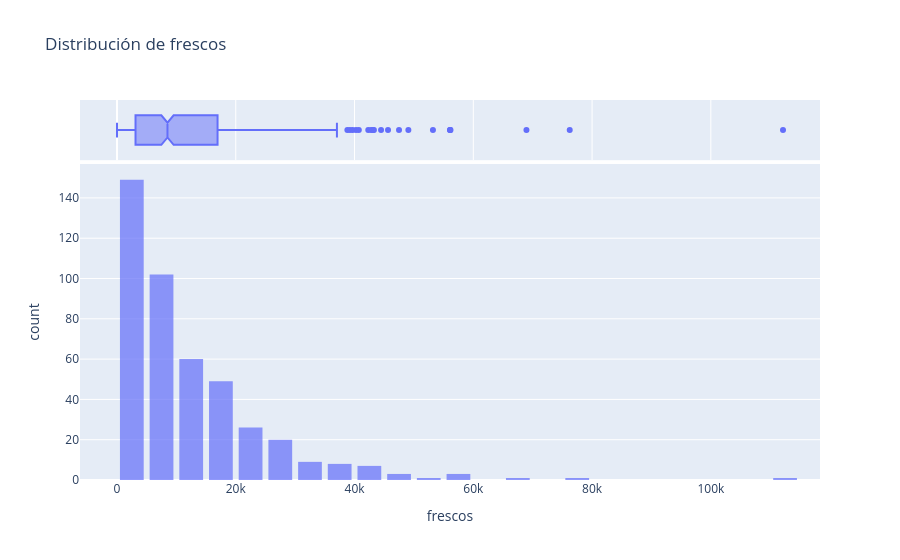
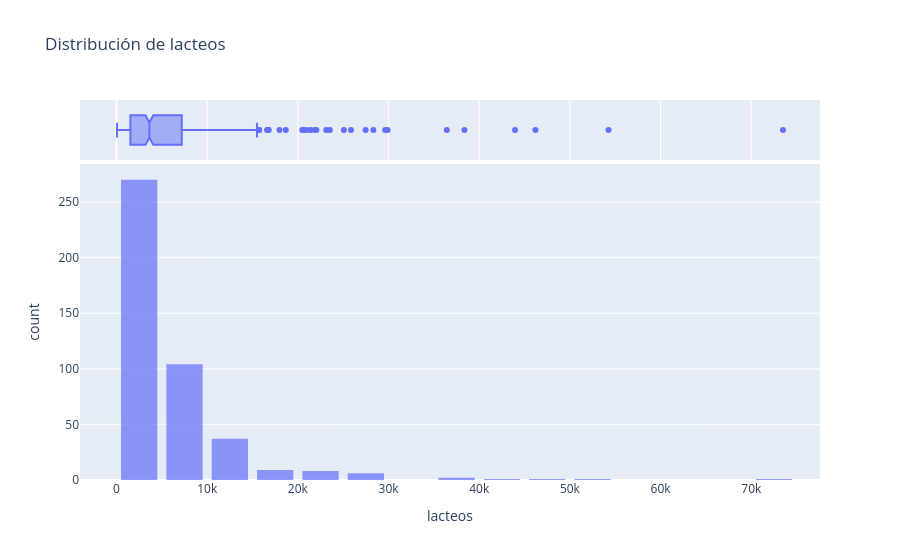
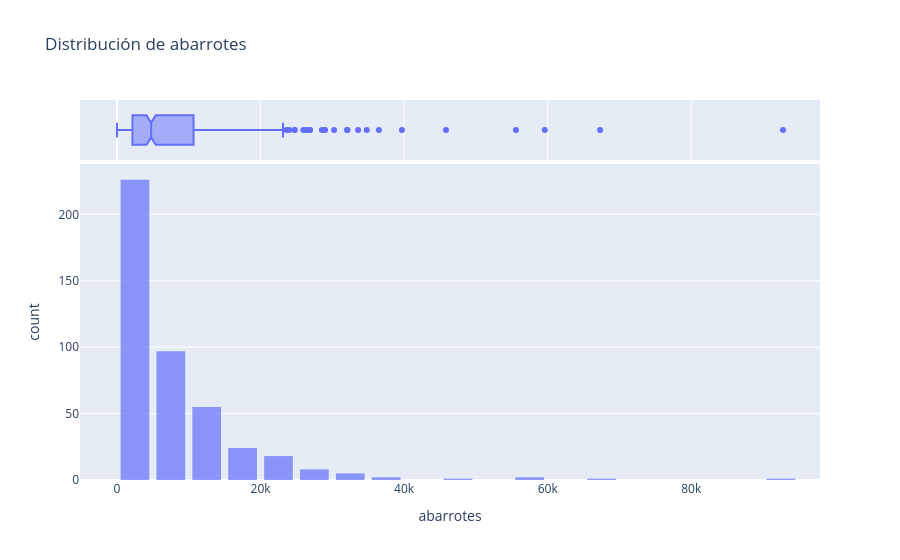
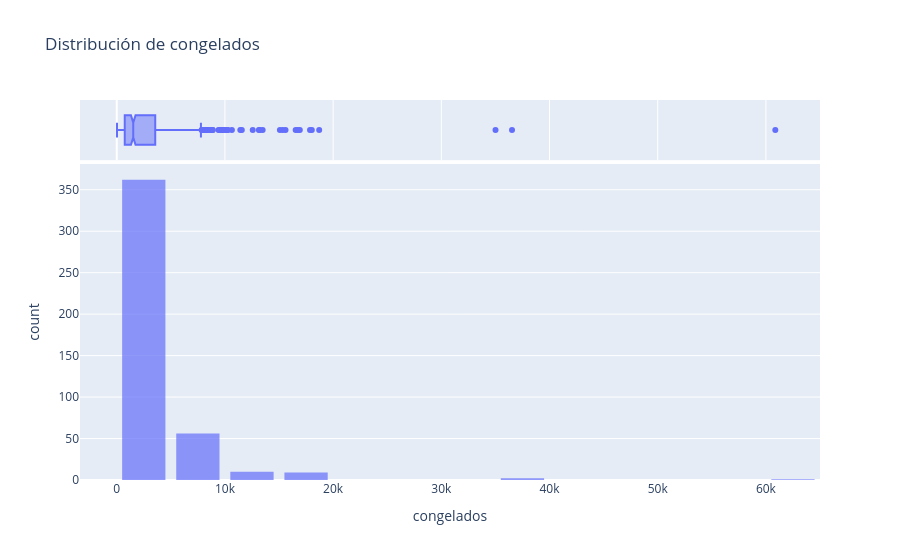

Notebook source saved alongside these figures, in order:
### Markdown cell above
✍️ **¿Qué observas?** ¿Hay nulos? Compara la media y la mediana (50%) de cada gasto: ¿qué te dice que la media sea mucho mayor? ¿Cuánto vale el máximo comparado con la mediana? ¿Qué canal domina?

- **Nulos:** no hay. Son 440 filas y 8 columnas, y todas tienen 0 nulos.
- **Media vs. mediana:** la media es mucho mayor que la mediana en todos los gastos (frescos 12,000 vs 8,504; detergentes_papel 2,881 vs 816). Eso indica una cola larga a la derecha: unos pocos clientes enormes jalan el promedio.
- **Máximo vs. mediana:** el máximo vale desde 13 veces la mediana (frescos) hasta 50 veces (detergentes_papel y delicatessen).
- **Canal:** domina Horeca con 298 clientes (68 %) contra 142 de Retail (32 %). Por región, 316 de 440 clientes están en 'Otra'.

### Code cell
# Histograma + boxplot de cada gasto
# Pista: plot_distributions(df, gasto)
plot_distributions(df, gasto)

### Figure 1 — Plotly figure (JSON) as saved in the notebook; plotly's stock layout.template omitted (floating-point values rounded to 4 significant figures; data arrays with more than 128 entries replaced by an {"elided": "..."} marker saying what was removed)
{"data": [{"bingroup": "x", "hovertemplate": "frescos=%{x}<br>count=%{y}<extra></extra>", "legendgroup": "", "marker": {"color": "#636efa", "opacity": 0.7, "pattern": {"shape": ""}}, "name": "", "nbinsx": 30, "orientation": "v", "showlegend": false, "type": "histogram", "x": {"elided": "440 int values"}, "xaxis": "x", "yaxis": "y"}, {"hovertemplate": "frescos=%{x}<extra></extra>", "legendgroup": "", "marker": {"color": "#636efa"}, "name": "", "notched": true, "showlegend": false, "type": "box", "x": {"elided": "440 int values"}, "xaxis": "x2", "yaxis": "y2"}], "layout": {"bargap": 0.2, "barmode": "relative", "legend": {"tracegroupgap": 0}, "title": {"text": "Distribución de frescos"}, "xaxis": {"anchor": "y", "domain": [0.0, 1.0], "title": {"text": "frescos"}}, "xaxis2": {"anchor": "y2", "domain": [0.0, 1.0], "matches": "x", "showgrid": true, "showticklabels": false}, "yaxis": {"anchor": "x", "domain": [0.0, 0.8316], "title": {"text": "count"}}, "yaxis2": {"anchor": "x2", "domain": [0.8416, 1.0], "matches": "y2", "showgrid": false, "showline": false, "showticklabels": false, "ticks": ""}}}

### Figure 2 — Plotly figure (JSON) as saved in the notebook; plotly's stock layout.template omitted (floating-point values rounded to 4 significant figures; data arrays with more than 128 entries replaced by an {"elided": "..."} marker saying what was removed)
{"data": [{"bingroup": "x", "hovertemplate": "lacteos=%{x}<br>count=%{y}<extra></extra>", "legendgroup": "", "marker": {"color": "#636efa", "opacity": 0.7, "pattern": {"shape": ""}}, "name": "", "nbinsx": 30, "orientation": "v", "showlegend": false, "type": "histogram", "x": {"elided": "440 int values"}, "xaxis": "x", "yaxis": "y"}, {"hovertemplate": "lacteos=%{x}<extra></extra>", "legendgroup": "", "marker": {"color": "#636efa"}, "name": "", "notched": true, "showlegend": false, "type": "box", "x": {"elided": "440 int values"}, "xaxis": "x2", "yaxis": "y2"}], "layout": {"bargap": 0.2, "barmode": "relative", "legend": {"tracegroupgap": 0}, "title": {"text": "Distribución de lacteos"}, "xaxis": {"anchor": "y", "domain": [0.0, 1.0], "title": {"text": "lacteos"}}, "xaxis2": {"anchor": "y2", "domain": [0.0, 1.0], "matches": "x", "showgrid": true, "showticklabels": false}, "yaxis": {"anchor": "x", "domain": [0.0, 0.8316], "title": {"text": "count"}}, "yaxis2": {"anchor": "x2", "domain": [0.8416, 1.0], "matches": "y2", "showgrid": false, "showline": false, "showticklabels": false, "ticks": ""}}}

### Figure 3 — Plotly figure (JSON) as saved in the notebook; plotly's stock layout.template omitted (floating-point values rounded to 4 significant figures; data arrays with more than 128 entries replaced by an {"elided": "..."} marker saying what was removed)
{"data": [{"bingroup": "x", "hovertemplate": "abarrotes=%{x}<br>count=%{y}<extra></extra>", "legendgroup": "", "marker": {"color": "#636efa", "opacity": 0.7, "pattern": {"shape": ""}}, "name": "", "nbinsx": 30, "orientation": "v", "showlegend": false, "type": "histogram", "x": {"elided": "440 int values"}, "xaxis": "x", "yaxis": "y"}, {"hovertemplate": "abarrotes=%{x}<extra></extra>", "legendgroup": "", "marker": {"color": "#636efa"}, "name": "", "notched": true, "showlegend": false, "type": "box", "x": {"elided": "440 int values"}, "xaxis": "x2", "yaxis": "y2"}], "layout": {"bargap": 0.2, "barmode": "relative", "legend": {"tracegroupgap": 0}, "title": {"text": "Distribución de abarrotes"}, "xaxis": {"anchor": "y", "domain": [0.0, 1.0], "title": {"text": "abarrotes"}}, "xaxis2": {"anchor": "y2", "domain": [0.0, 1.0], "matches": "x", "showgrid": true, "showticklabels": false}, "yaxis": {"anchor": "x", "domain": [0.0, 0.8316], "title": {"text": "count"}}, "yaxis2": {"anchor": "x2", "domain": [0.8416, 1.0], "matches": "y2", "showgrid": false, "showline": false, "showticklabels": false, "ticks": ""}}}

### Figure 4 — Plotly figure (JSON) as saved in the notebook; plotly's stock layout.template omitted (floating-point values rounded to 4 significant figures; data arrays with more than 128 entries replaced by an {"elided": "..."} marker saying what was removed)
{"data": [{"bingroup": "x", "hovertemplate": "congelados=%{x}<br>count=%{y}<extra></extra>", "legendgroup": "", "marker": {"color": "#636efa", "opacity": 0.7, "pattern": {"shape": ""}}, "name": "", "nbinsx": 30, "orientation": "v", "showlegend": false, "type": "histogram", "x": {"elided": "440 int values"}, "xaxis": "x", "yaxis": "y"}, {"hovertemplate": "congelados=%{x}<extra></extra>", "legendgroup": "", "marker": {"color": "#636efa"}, "name": "", "notched": true, "showlegend": false, "type": "box", "x": {"elided": "440 int values"}, "xaxis": "x2", "yaxis": "y2"}], "layout": {"bargap": 0.2, "barmode": "relative", "legend": {"tracegroupgap": 0}, "title": {"text": "Distribución de congelados"}, "xaxis": {"anchor": "y", "domain": [0.0, 1.0], "title": {"text": "congelados"}}, "xaxis2": {"anchor": "y2", "domain": [0.0, 1.0], "matches": "x", "showgrid": true, "showticklabels": false}, "yaxis": {"anchor": "x", "domain": [0.0, 0.8316], "title": {"text": "count"}}, "yaxis2": {"anchor": "x2", "domain": [0.8416, 1.0], "matches": "y2", "showgrid": false, "showline": false, "showticklabels": false, "ticks": ""}}}
